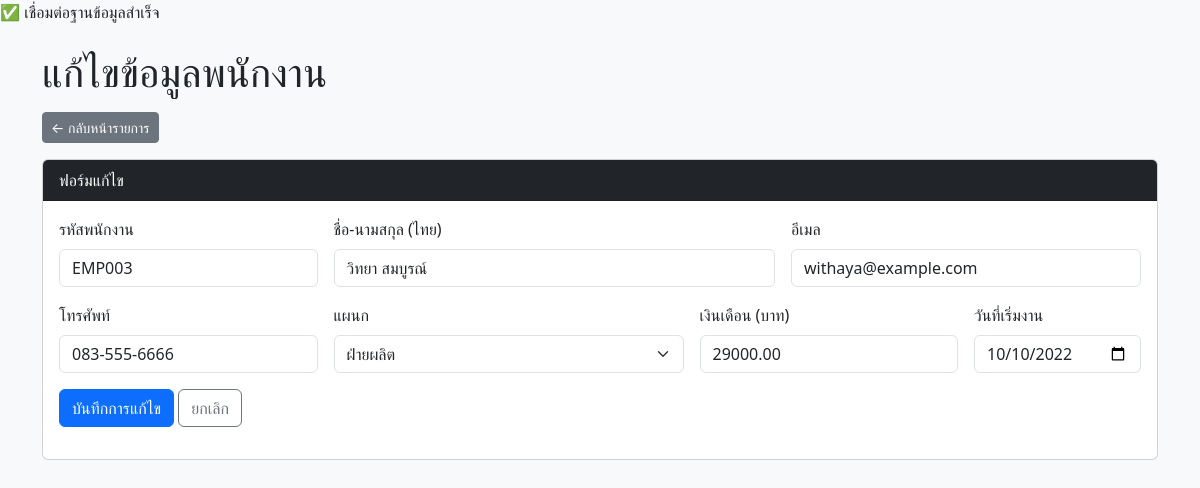
The page /edit.php?id=3 on the database its author committed.
### tables this page shows
CREATE TABLE employees (
  id INT AUTO_INCREMENT PRIMARY KEY,
  emp_code VARCHAR(20) NOT NULL,           
  fullname_th VARCHAR(150) NOT NULL,       
  email VARCHAR(150) NULL,
  phone VARCHAR(50) NULL,
  dept_id INT NOT NULL,                     
  salary DECIMAL(12,2) NOT NULL DEFAULT 0,  
  hired_at DATE NOT NULL,                   
  CONSTRAINT fk_emp_dept FOREIGN KEY (dept_id) REFERENCES departments(id)
);

CREATE TABLE departments (
  id INT AUTO_INCREMENT PRIMARY KEY,
  name_th VARCHAR(100) NOT NULL
);

### db.php (called while the page is built, shortened)
<?php
function h($str) {
    return htmlspecialchars($str, ENT_QUOTES, 'UTF-8');
}

### edit.php (the view, shortened to what this page needs)
<?php
require 'db.php';
$id = isset($_GET['id']) ? (int)$_GET['id'] : 0;
$sql = "SELECT * FROM employees WHERE id = {$id} LIMIT 1";
$res = mysqli_query($conn, $sql);
$emp = mysqli_fetch_assoc($res);
$sql_dept = "SELECT id, name_th FROM departments ORDER BY name_th";
$dept_result = mysqli_query($conn, $sql_dept);
?>
<!DOCTYPE html>
<html lang="th">
<head>
    <link href="https://cdn.jsdelivr.net/npm/bootstrap@5.3.3/dist/css/bootstrap.min.css" rel="stylesheet">
</head>
<body class="bg-light">
<div class="container py-4">
    <h1 class="mb-3">แก้ไขข้อมูลพนักงาน</h1>
    <div class="mb-3">
        <a href="index.php" class="btn btn-secondary btn-sm">← กลับหน้ารายการ</a>
    </div>
    <div class="card">
        <div class="card-header bg-dark text-white">ฟอร์มแก้ไข</div>
        <div class="card-body">
            <form action="update_employee.php" method="post" class="row g-3">
                <div class="col-md-3">
                    <label class="form-label">รหัสพนักงาน</label>
                    <input type="text" name="emp_code" class="form-control" value="<?= h($emp['emp_code']) ?>" required>
                </div>
                <div class="col-md-5">
                    <label class="form-label">ชื่อ-นามสกุล (ไทย)</label>
                    <input type="text" name="fullname_th" class="form-control" value="<?= h($emp['fullname_th']) ?>" required>
                </div>
                <div class="col-md-4">
                    <label class="form-label">อีเมล</label>
                    <input type="email" name="email" class="form-control" value="<?= h($emp['email']) ?>">
                </div>
                <div class="col-md-3">
                    <label class="form-label">โทรศัพท์</label>
                    <input type="text" name="phone" class="form-control" value="<?= h($emp['phone']) ?>">
                </div>
                <div class="col-md-4">
                    <label class="form-label">แผนก</label>
                    <select name="dept_id" class="form-select" required>
                        <?php if ($dept_result && mysqli_num_rows($dept_result) > 0): ?>
                            <?php while ($d = mysqli_fetch_assoc($dept_result)): ?>
                                <option value="<?= (int)$d['id'] ?>" <?= ((int)$d['id'] === (int)$emp['dept_id']) ? 'selected' : '' ?>>
                                    <?= h($d['name_th']) ?>
                                </option>
                            <?php endwhile; ?>
                        <?php endif; ?>
                    </select>
                </div>
                <div class="col-md-3">
                    <label class="form-label">เงินเดือน (บาท)</label>
                    <input type="number" name="salary" class="form-control" step="0.01" min="0" value="<?= h($emp['salary']) ?>" required>
                </div>
                <div class="col-md-2">
                    <label class="form-label">วันที่เริ่มงาน</label>
                    <input type="date" name="hired_at" class="form-control" value="<?= h($emp['hired_at']) ?>" required>
                </div>
                <div class="col-12">
                    <button type="submit" class="btn btn-primary">บันทึกการแก้ไข</button>
                    <a href="index.php" class="btn btn-outline-secondary">ยกเลิก</a>
                </div>
            </form>
        </div>
    </div>
</div>
</body>
</html>

### rows shown on the page
employees: emp_code "EMP003", fullname_th "วิทยา สมบูรณ์", email "withaya@example.com", phone "083-555-6666", dept_id "ฝ่ายผลิต", salary "29000.00", hired_at "10/10/2022"
